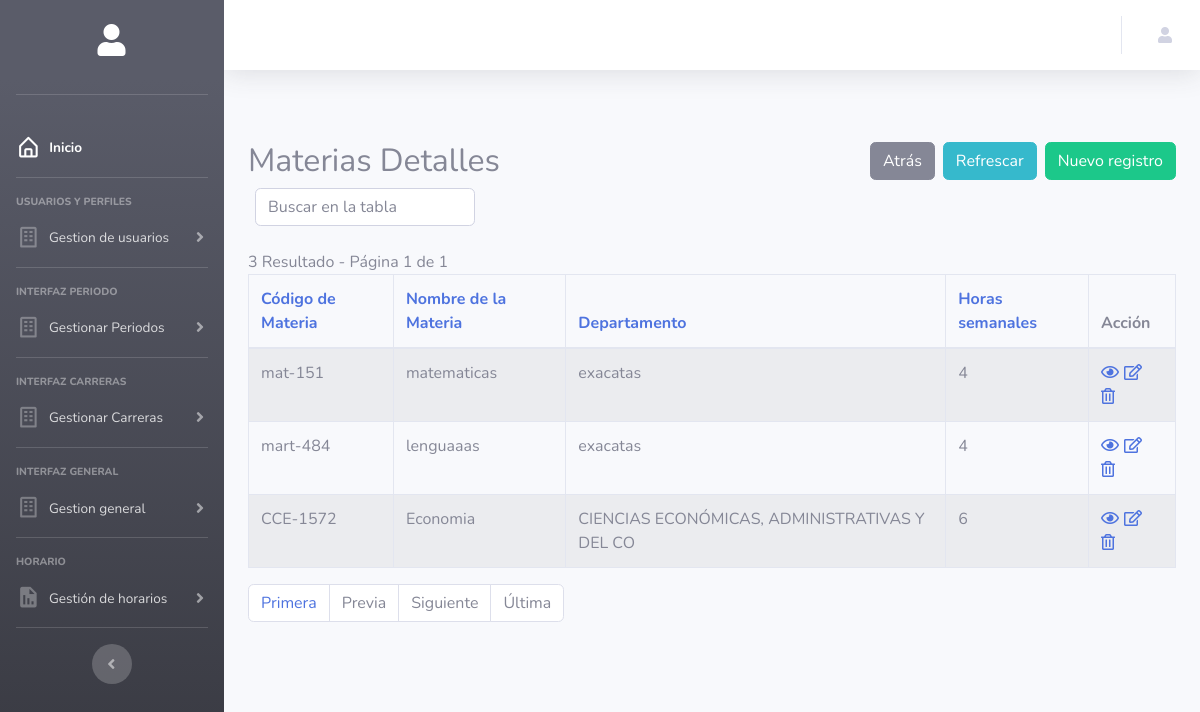
The page /Codigo/php/materias-index.php on the database as committed earlier.
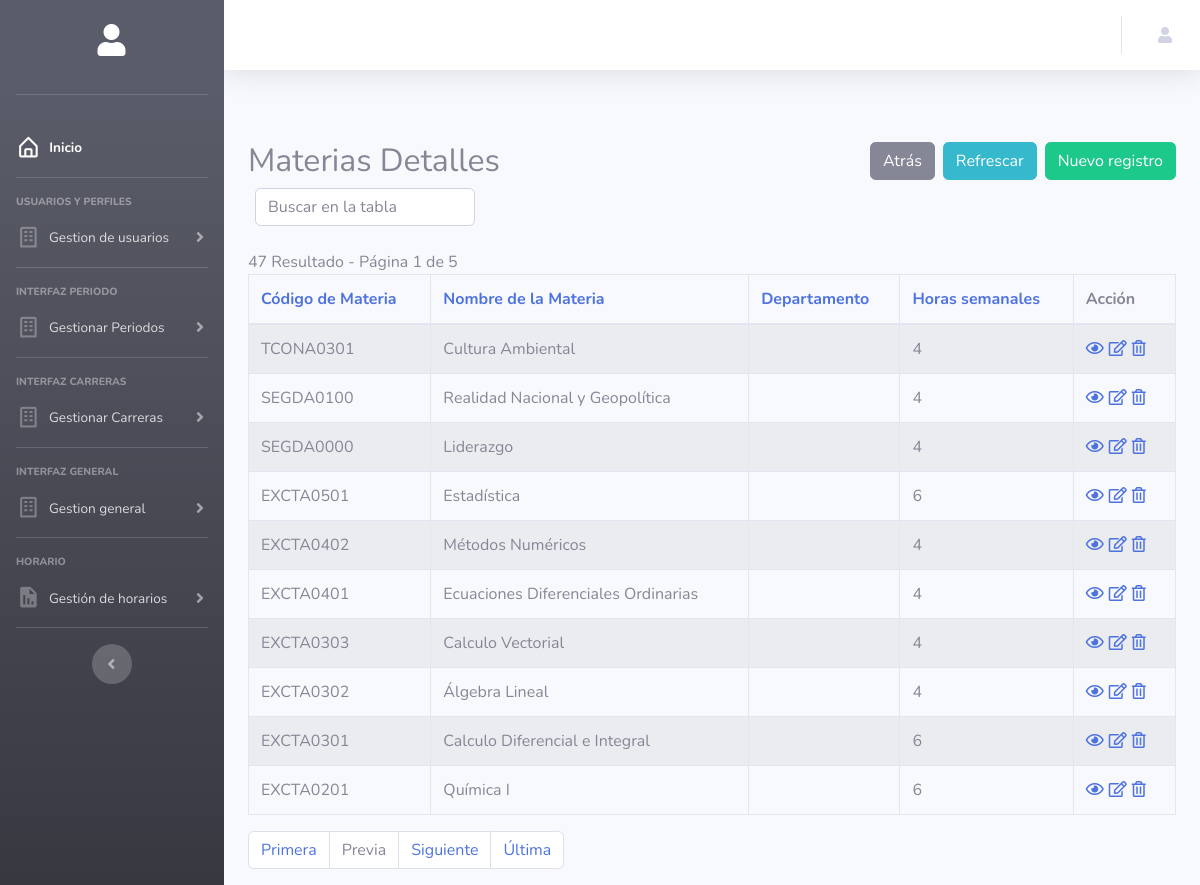
The same page on the database as committed later.
### tables this page shows
CREATE TABLE `materias` (
  `cod_materia` varchar(20) NOT NULL,
  `nombre_materia` varchar(100) NOT NULL,
  `departamento` varchar(45) NOT NULL,
  `horas_semana` int(5) NOT NULL
);

### Codigo/php/config.php (called while the page is built, shortened)
<?php
$no_of_records_per_page = 10;
?>

### Codigo/php/materias-index.php (the view, shortened to what the changed rows need)
<!DOCTYPE html>
<html lang="en">
<head>
</head>
<?php include('header.php'); ?>
<section class="pt-5">
    <div class="container-fluid">
        <div class="row">
            <div class="col-md-12">
                <div class="page-header clearfix">
                    <h2 class="float-left">Materias Detalles</h2>
                </div>
                <div class="form-row">
                </div>
                <br>
                <?php
                require_once "config.php";
                $domain = $_SERVER['HTTP_HOST'];
                $script = $_SERVER['SCRIPT_NAME'];
                $parameters = $_GET ? $_SERVER['QUERY_STRING'] : "";
                $protocol = ($_SERVER['HTTPS'] == "on" ? "https" : "http");
                $currenturl = $protocol . '://' . $domain . $script . '?' . $parameters;
                if (isset($_GET['pageno'])) {
                    $pageno = $_GET['pageno'];
                } else {
                    $pageno = 1;
                }
                $offset = ($pageno - 1) * $no_of_records_per_page;
                $total_pages_sql = "SELECT COUNT(*) FROM materias";
                $result = mysqli_query($link, $total_pages_sql);
                $total_rows = mysqli_fetch_array($result)[0];
                $total_pages = ceil($total_rows / $no_of_records_per_page);
                $order = 'cod_materia';
                $sort = 'desc';
                $sql = "SELECT * FROM materias ORDER BY $order $sort LIMIT $offset, $no_of_records_per_page";
                $count_pages = "SELECT * FROM materias";
                if (!empty($_GET['search'])) {
                    $search = ($_GET['search']);
                    $sql = "SELECT * FROM materias
                            WHERE CONCAT_WS (cod_materia,nombre_materia,departamento,horas_semana)
                            LIKE '%$search%'
                            ORDER BY $order $sort
                            LIMIT $offset, $no_of_records_per_page";
                    $count_pages = "SELECT * FROM materias
                            WHERE CONCAT_WS (cod_materia,nombre_materia,departamento,horas_semana)
                            LIKE '%$search%'
                            ORDER BY $order $sort";
                } else {
                    $search = "";
                }
                if ($result = mysqli_query($link, $sql)) {
                    if (mysqli_num_rows($result) > 0) {
                        if ($result_count = mysqli_query($link, $count_pages)) {
                            $total_pages = ceil(mysqli_num_rows($result_count) / $no_of_records_per_page);
                        }
                        $number_of_results = mysqli_num_rows($result_count);
                        echo " " . $number_of_results . " Resultado - Página " . $pageno . " de " . $total_pages;
                        echo "<table class='table table-bordered table-striped'>";
                        echo "<thead>";
                        echo "<tr>";
                        echo "<th><a href=?search=$search&sort=&order=cod_materia&sort=$sort>Código de Materia</th>";
                        echo "<th><a href=?search=$search&sort=&order=nombre_materia&sort=$sort>Nombre de la Materia</th>";
                        echo "<th><a href=?search=$search&sort=&order=departamento&sort=$sort>Departamento</th>";
                        echo "<th><a href=?search=$search&sort=&order=horas_semana&sort=$sort>Horas semanales</th>";
                        echo "<th>Acción</th>";
                        echo "</tr>";
                        echo "</thead>";
                        echo "<tbody>";
                        while ($row = mysqli_fetch_array($result)) {
                            echo "<tr>";
                            echo "<td>" . htmlspecialchars($row['cod_materia']) . "</td>";
                            echo "<td>" . htmlspecialchars($row['nombre_materia']) . "</td>";
                            echo "<td>" . htmlspecialchars($row['departamento']) . "</td>";
                            echo "<td>" . htmlspecialchars($row['horas_semana']) . "</td>";
                            echo "<td>";
                            echo "<a href='materias-read.php?cod_materia=" . $row['cod_materia'] . "' title='Ver Registro' data-toggle='tooltip'><i class='far fa-eye'></i></a>";
                            echo "<a href='materias-update.php?cod_materia=" . $row['cod_materia'] . "' title='Actualizar Registro' data-toggle='tooltip'><i class='far fa-edit'></i></a>";
                            echo "<a href='materias-delete.php?cod_materia=" . $row['cod_materia'] . "' title='Eliminar Registro' data-toggle='tooltip'><i class='far fa-trash-alt'></i></a>";
                            echo "</td>";
                            echo "</tr>";
                        }
                        echo "</tbody>";
                        echo "</table>";
                        ?>
                        <ul class="pagination" align-right>
                            <?php
                            $new_url = preg_replace('/&?pageno=[^&]*/', '', $currenturl);
                            ?>
                            <li class="page-item"><a class="page-link" href="<?php echo $new_url . '&pageno=1' ?>">Primera</a>
                            </li>
                            <li class="page-item <?php if ($pageno <= 1) {
                                echo 'disabled';
                            } ?>">
                                <a class="page-link"
                                    href="<?php if ($pageno <= 1) {
                                        echo '#';
                                    } else {
                                        echo $new_url . "&pageno=" . ($pageno - 1);
                                    } ?>">Previa</a>
                            </li>
                            <li class="page-item <?php if ($pageno >= $total_pages) {
                                echo 'disabled';
                            } ?>">
                                <a class="page-link"
                                    href="<?php if ($pageno >= $total_pages) {
                                        echo '#';
                                    } else {
                                        echo $new_url . "&pageno=" . ($pageno + 1);
                                    } ?>">Siguiente</a>
                            </li>
                            <li class="page-item <?php if ($pageno >= $total_pages) {
                                echo 'disabled';
                            } ?>">
                                <a class="page-item"><a class="page-link"
                                        href="<?php echo $new_url . '&pageno=' . $total_pages; ?>">Última</a>
                            </li>
                        </ul>
                        <?php
                    } else {
                        echo "<p class='lead'><em>No records were found.</em></p>";
                    }
                } else {
                    echo "ERROR: Could not able to execute $sql. " . mysqli_error($link);
                }
                ?>
            </div>
        </div>
    </div>
</section>
<?php include('footer.php'); ?>

Rows that differ between the two databases and show on the page:
removed materias: cod_materia "mat-151", nombre_materia "matematicas", departamento "exacatas", horas_semana "4"
removed materias: cod_materia "mart-484", nombre_materia "lenguaaas", departamento "exacatas", horas_semana "4"
removed materias: cod_materia "CCE-1572", nombre_materia "Economia", departamento "CIENCIAS ECONÓMICAS, ADMINISTRATIVAS Y DEL CO", horas_semana "6"
added materias: cod_materia "TCONA0301", nombre_materia "Cultura Ambiental", horas_semana "4"
added materias: cod_materia "SEGDA0100", nombre_materia "Realidad Nacional y Geopolítica", horas_semana "4"
added materias: cod_materia "SEGDA0000", nombre_materia "Liderazgo", horas_semana "4"
added materias: cod_materia "EXCTA0501", nombre_materia "Estadística", horas_semana "6"
added materias: cod_materia "EXCTA0402", nombre_materia "Métodos Numéricos", horas_semana "4"
added materias: cod_materia "EXCTA0401", nombre_materia "Ecuaciones Diferenciales Ordinarias", horas_semana "4"
added materias: cod_materia "EXCTA0303", nombre_materia "Calculo Vectorial", horas_semana "4"
added materias: cod_materia "EXCTA0302", nombre_materia "Álgebra Lineal", horas_semana "4"
added materias: cod_materia "EXCTA0301", nombre_materia "Calculo Diferencial e Integral", horas_semana "6"
added materias: cod_materia "EXCTA0201", nombre_materia "Química I", horas_semana "6"
Other text that changed with them:
$number_of_results: "3" → "47"
$total_pages: "1" → "5"
